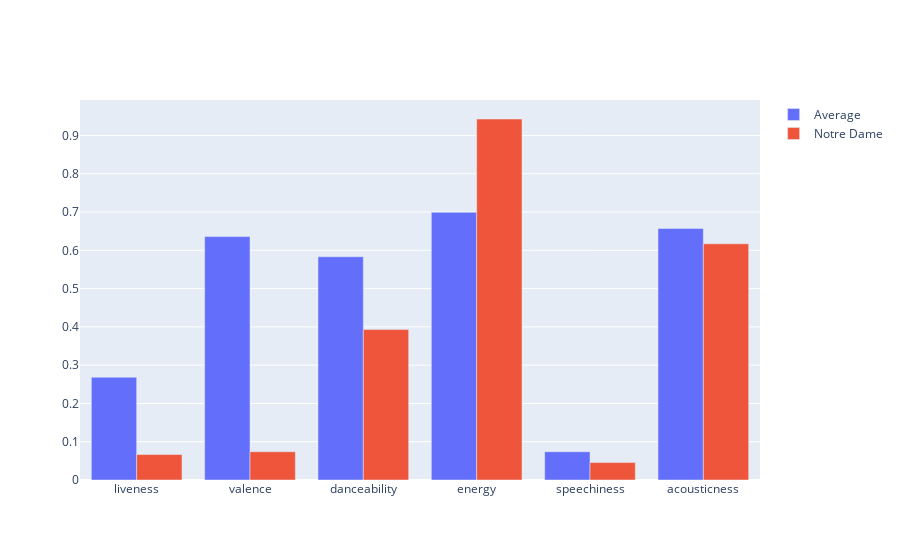

Notebook source saved alongside this figure:
### Code cell
def create_analysis():
    time = float(avgs["duration"]) - schoolInfo["sec_duration"]
    color_box = '<span class="color-box" style="background-color:{}"></span>'.format(schoolInfo["color_code"])
    
    text = '{} was written in {} by '.format(schoolInfo["song_name"],schoolInfo["year"]) + \
    '{}'.format("students: " + schoolInfo["new_writers"] if schoolInfo["student_writer"] == "1" else schoolInfo["new_writers"] ) + \
    '{} It is currently {}\'s '.format( " as part of a contest." if schoolInfo["contest"] == 1 else "." ,schoolInfo["school"]) + \
    '{} song. <br />The song has a <strong>Tempo</strong> (beats per minute) of '.format( "official" if schoolInfo["official_song"] == 1 else "unofficial") + \
    '{}, which is {} than the average '.format( schoolInfo["tempo"] , "higher" if float(avgs["tempo"]) < schoolInfo["tempo"] else "lower" ) + \
    'tempo. It has {} tropes, average is {}. It is '.format( schoolInfo["trope_count"] , avgs["trope_count"] ) + \
    '<strong>{}</strong>'.format( ("slightly longer" if time + 20 >= 0 else "much longer") if time < 0 else ("slightly shorter" if time - 20 <= 0 else "much shorter") ) + \
    ' than the average length of a fight song. {}\'s main official color is <strong>{}</strong><br />'.format(schoolInfo["school"],schoolInfo["color_code"] + " " + color_box) + \
    'All but 1 fight song is in 4/4 time (how many beats per measure).<br /><br /><h3>Spotify Analytics</h3><br />.'
    
    return text, custom_chart2(schoolInfo, avgs)
    
def custom_chart2(school, avgs):
    notfeatures=['tempo','trope_count','number_fights','duration','loudness']
    x=[]
    y=[]
    for key in avgs.keys():
        if key not in notfeatures:
            x.append(key)
            y.append(avgs[key])

    fig = go.Figure(data=[
        go.Bar(name='Average', x=x, y=y),
        go.Bar(name=school['school'], x=x, y=school[x]),
    ])
    # Change the bar mode
    fig.update_layout(barmode='group')
    fig.show()
    
create_analysis()

{'loudness': 10.788569230769234,
 'liveness': 0.26841538461538467,
 'valence': 0.6357999999999998,
 'tempo': 128.80066153846155,
 'trope_count': 3.6153846153846154,
 'duration': 71.9076923076923,
 'number_fights': 2.8461538461538463,
 'danceability': 0.5830923076923077,
 'energy': 0.6992307692307694,
 'speechiness': 0.07388153846153847,
 'acousticness': 0.6571907692307696}

### Figure 1 — Plotly figure (JSON) as saved in the notebook; plotly's stock layout.template omitted (floating-point values rounded to 4 significant figures)
{"data": [{"name": "Average", "type": "bar", "x": ["liveness", "valence", "danceability", "energy", "speechiness", "acousticness"], "y": [0.2684, 0.6358, 0.5831, 0.6992, 0.07388, 0.6572]}, {"name": "Notre Dame", "type": "bar", "x": ["liveness", "valence", "danceability", "energy", "speechiness", "acousticness"], "y": [0.0665, 0.0739, 0.393, 0.943, 0.0455, 0.617]}], "layout": {"autosize": true, "barmode": "group", "xaxis": {"autorange": true, "range": [-0.5, 5.5], "type": "category"}, "yaxis": {"autorange": true, "range": [0, 0.9926], "type": "linear"}}}
